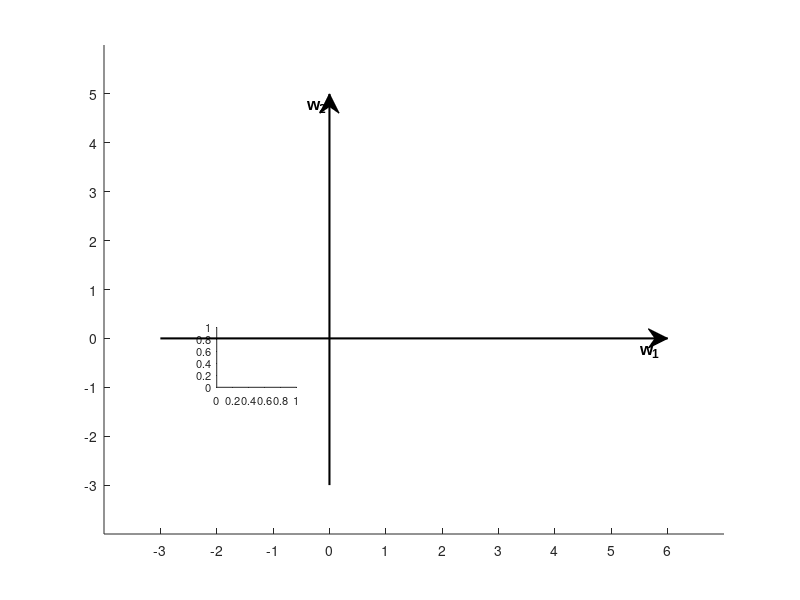

The MATLAB source for this figure: (Note: this script raises an error after producing the figure.)
%% Plot 2d sigmoid functions for various values of w1, w2.
% i.e. sigmoid(w1*x1 +%w2*x2)
%%

% This file is from pmtk3.googlecode.com

function sigmoidplot2D


% Plot sigmoids with these parameters
w_1 = [-2 ; -2 ; 0 ; 1 ; 1 ; 2 ;  2 ; 3 ; 5 ; 5];
w_2 = [-1 ;  3 ; 2 ; 4 ; 0 ; 2 ; -2 ; 0 ; 4 ; 1];

lowRes = 0;     % Set to 1 for black and white printing
fullscreen = 1; % Set to 1 to enlarge figure window

left   = min(w_1)-2;   right = max(w_1)+2;
bottom = min(w_2)-2;   top   = max(w_2)+2;

mainFig = setupMainFig;
main_axes = gca;
px = @(x)getX(main_axes,left,right,x); 
py = @(y)getY(main_axes,bottom,top,y);
annotate;

for i=1:length(w_1)
    plotSig(w_1(i),w_2(i),mainFig);    
end
if lowRes
  printPmtkFigure('sigmoidPlot2dColor');
else
   printPmtkFigure('sigmoidPlot2dBW');
end

%%
% Plot a single 2d sigmoid with specified values for w1, w2 to the
% specified figure, 'fig' at relative position, (w1,w2)
function plotSig(w1,w2,fig)
    imageSize = 0.1;
    ax = axes('Parent',fig,'Position',[px(w1), py(w2), imageSize, imageSize],'FontSize',8);
    sig = @(x1,x2)sigmoid(x1.*w1 + x2.*w2);
    stepSize = 0.1; % Decrease to increase image resolution, ( < 0.05 takes up a lot of memory )
    if(lowRes)
        stepSize = 1.2;
    end
    [x1, x2] = meshgrid(-10:stepSize:10,-10:stepSize:10); 
    [rows cols] = size(x1);
    z = sig(x1(:),x2(:));
    z = reshape(z,rows,cols);
    if(lowRes)
        surf(x1,x2,z,'Parent',ax,'LineWidth',0.5,'FaceColor',[1 1 1],'EdgeColor',[0 0 0]);
    else
        %surfl(x1,x2,z,'FaceColor','interp','EdgeColor','interp'); % baback
        surfl(x1,x2,z);                     % baback add
        colormap(gray), shading interp      % baback add
    end
    view([45 25]);  %view([45 35]); % baback change
    xlabel('x_1','FontSize',8,'HorizontalAlignment','right');
    ylabel('x_2','FontSize',8,'HorizontalAlignment','left');
    axis([-10,10,-10,10,0,1]);
    title(['W = ( ', num2str(w1),' , ',num2str(w2),' )'],'FontWeight','bold','FontSize',10);
end
%%
%Convert from a relative x position within the axes to an absolute position
%within the figure. Specify the axes by 'ax', the min and max x values
%within the axes and the relative position, 'xpos' you wish to convert to
%an absolute position. 
function xabs = getX(ax,xmin,xmax,xpos)
    xscale = xmax - xmin;
    axAbs = get(ax,'Position');
    xabs = axAbs(1) + ((xpos-xmin) ./ xscale).*axAbs(3);
end

%see getX
function yabs = getY(ax,ymin,ymax,ypos)
    yscale = ymax - ymin;
    axAbs = get(ax,'Position');
    yabs = axAbs(2) + ((ypos-ymin) ./ yscale).*axAbs(4);
end
%%
% Setup the main figure
function fig = setupMainFig
    close all;
    scrsz = get(0,'ScreenSize');
    if(fullscreen)
        fig = figure('Position',[20 50 9*scrsz(3)/10 8*scrsz(4)/10]);
    else
        fig = figure;
    end
    axis([left,right,bottom,top]);
    set(gca,'XTick',left+1:right-1);
    set(gca,'YTick',bottom+1:top-1);
    hold on;
end
%%
% Add arrows and labels
function annotate
    annotation(mainFig,'arrow',[px(left+1),px(right-1)],[py(0),py(0)],'LineWidth',1.5);
    annotation(mainFig,'arrow',[px(0), px(0)],[py(bottom+1),py(top-1)],'LineWidth',1.5);
    annotation(mainFig,'textbox',[px(right-1.5) py(-0.5) 0.04 0.04],'String',{'w_1'},'FontWeight','bold','FontSize',12,'FontName','Arial','FitBoxToText','off','LineStyle','none');
    annotation(mainFig,'textbox',[px(-0.4) py(top-1.5) 0.04 0.04],'String',{'w_2'},'FontWeight','bold','FontSize',12,'FontName','Arial','FitBoxToText','off','LineStyle','none');
end

end
